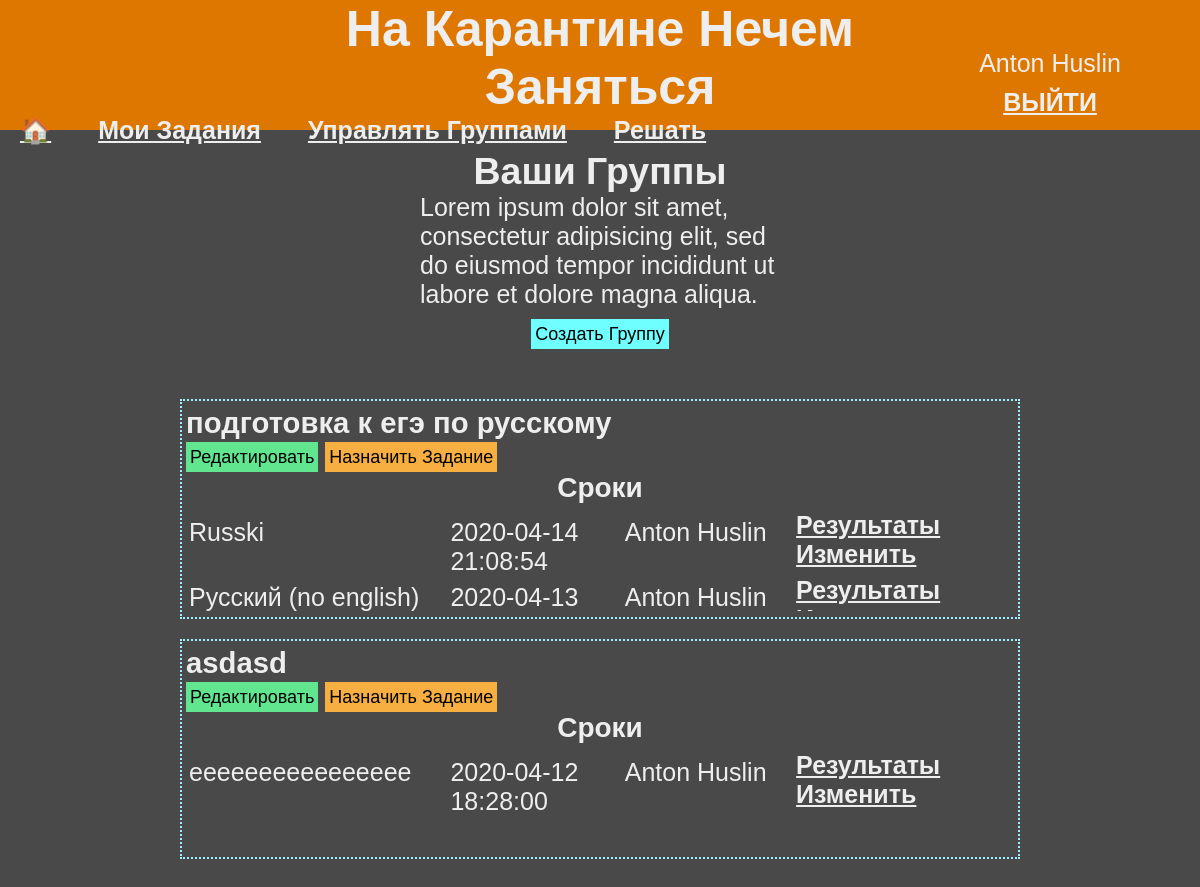
The app's page /usergroups (signed in), older data.
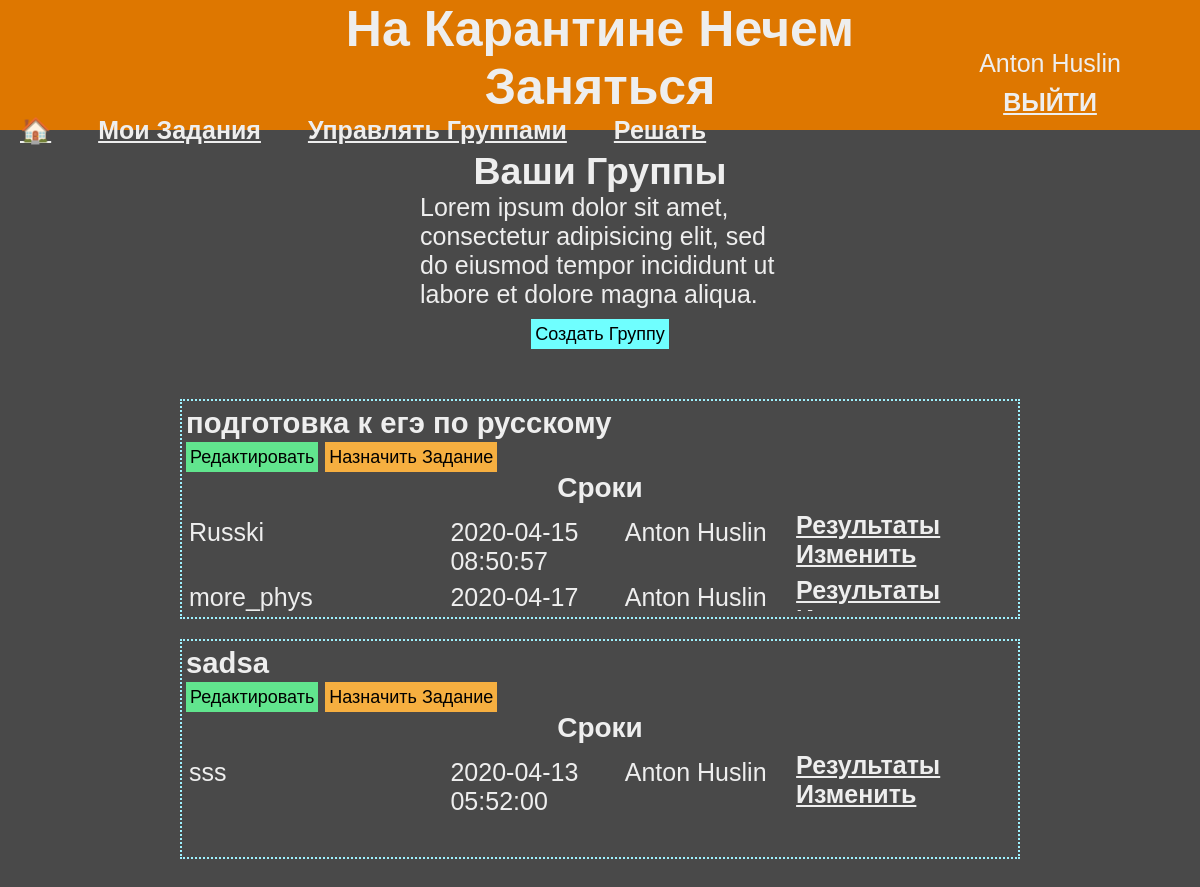
The same page, newer data.
### data/user.py (models this page shows, shortened)
class User(UserMixin, SerializerMixin, SqlAlchemyBase):
    __tablename__ = "users"
    id = sa.Column(sa.Integer,
                   primary_key=True,
                   autoincrement=True)
    name = sa.Column(sa.String)
    surname = sa.Column(sa.String)
    email = sa.Column(sa.String,
                      index=True,
                      unique=True)
    about = sa.Column(sa.String, nullable=True)
    hashed_password = sa.Column(sa.String)
    tasks = sa.orm.relationship("Task",
                                backref="user",
                                lazy="subquery")
    solutions = sa.orm.relationship("Solution",
                                    backref="user",
                                    lazy="subquery")
    deadlines = sa.orm.relationship("Deadline",
                                    backref="user",
                                    lazy="subquery")
    @property
    def full_name(self):
        return " ".join([self.name, self.surname])

### data/group.py (models this page shows)
class Group(SqlAlchemyBase, SerializerMixin):
    __tablename__ = "groups"
    id = sa.Column(sa.Integer,
                   primary_key=True,
                   autoincrement=True)
    name = sa.Column(sa.String, default="Группа Без Названия")
    deadlines = sa.orm.relationship("Deadline",
                                    backref="group",
                                    lazy="subquery")
    teachers = sa.orm.relationship("User",
                                   secondary="teachers_to_groups",
                                   backref="teacher_groups",
                                   lazy="subquery")
    students = sa.orm.relationship("User",
                                   secondary="students_to_groups",
                                   backref="student_groups",
                                   lazy="subquery")
    def get_related_attrs(self):
        return ("deadlines", "teachers", "students")
    def get_non_related_attrs(self):
        return ("id", "name")

### data/deadline.py (models this page shows)
class Deadline(SqlAlchemyBase, SerializerMixin):
    __tablename__ = "deadlines"
    id = sa.Column(sa.Integer,
                   primary_key=True,
                   autoincrement=True)
    name = sa.Column(sa.String)
    time = sa.Column(sa.DateTime)
    user_id = sa.Column(sa.Integer, sa.ForeignKey("users.id"))
    group_id = sa.Column(sa.Integer, sa.ForeignKey("groups.id"))
    task_id = sa.Column(sa.Integer, sa.ForeignKey("tasks.id"))
    solutions = sa.orm.relationship("Solution",
                                    backref="deadline",
                                    lazy="subquery")
    def get_non_related_attrs(self):
        return ("id", "name", "time", "group_id", "user_id", "task_id")
    def get_related_attrs(self):
        return ("tasks", )

### main.py (the view)
@app.route("/usergroups", methods=["GET"])
def user_groups():
    groups = manage_sql.get_related_objects(current_user, "teacher_groups")
    sql = db.create_session()
    for g in groups:
        dl_ids = g['deadlines'].copy()
        g["deadlines"] = []
        for did in dl_ids:
            manage_sql.get_one_instance(db.Deadline, did)
            dl = sql.query(db.Deadline).get(did)
            dl_data = dl.to_dict(only=("id", "name", "time", "user_id"))
            dl_data["user"] = dl.user.full_name
            g["deadlines"].append(dl_data)
    return render_template("usergroups.html", groups=groups)

### api/manage_sql.py (called while the page is built)
def get_related_ids(obj, attr):
    if hasattr(obj, attr):
        return [item.id for item in getattr(obj, attr)]

def get_related_objects(obj, attr):
    if hasattr(obj, attr):
        return list(map(get_object_data, getattr(obj, attr)))

def get_one_instance(cls, id):
    sql = db.create_session()
    object = sql.query(cls).get(id)
    data = get_object_data(object)
    sql.close()
    return data

def get_object_data(obj):
    non_related_fields = obj.to_dict(only=obj.get_non_related_attrs())
    if obj.get_related_attrs():
        related_fields = {rel: get_related_ids(obj, rel)
                          for rel in obj.get_related_attrs()}
    else:
        related_fields = dict()
    data = {**non_related_fields, **related_fields}  # их сумма
    return data

### data/db_session.py (called while the page is built)
def create_session() -> Session:
    global __factory
    return __factory()

### main.py (called while the page is built)
@login_manager.user_loader
def load_user(user_id):
    sql = db.create_session()
    return sql.query(db.User).get(user_id)

### templates/usergroups.html (shortened to what this page needs)
{% extends "j2/base.j2" %}
{% block head %}
<link rel="stylesheet" type="text/css" href="/static/css/taskNgroup.css">
<link rel="stylesheet" type="text/css" href="/static/css/usergroups.css">
{% endblock %}
{% block body_content %}
	<div class="container">
		<div class="beginPage">
			<h2>Ваши Группы</h2>
			<p class="help">Lorem ipsum dolor sit amet, consectetur adipisicing elit, sed do eiusmod
			tempor incididunt ut labore et dolore magna aliqua.</p>
			<button class="itemBtn" onclick="location.href='/newgroup'">Создать Группу</button>
		</div>
	</div>
	<div class="container">
		{% if groups is not none %}
			{% for g in groups %}
				<div class="item">
					<h3>{{ g["name"] }}</h3>
					<div>
						<button class="itemBtn" style="background-color: #61e58e" onclick="location.href='/group/{{ g['id'] }}'">Редактировать</button>
						<button class="itemBtn" style="background-color: #f6af40" onclick="location.href='/newDeadline/{{ g['id'] }}'">Назначить Задание</button>
					</div>
					<div class="container">
						<label class="itemTitle">Сроки</label>
						<div class="scrollBox">
							{% for dl in g["deadlines"] %}
								<div class="existField">
									<label class="current">{{ dl['name'] }}</label>
									<label class="current">{{ dl['time'] }}</label>
									<label class="current">{{ dl['user'] }}</label>
									{% if dl['user_id'] == current_user.id %}
										<div class="checkcont">
											<a href="/deadlineSolutions/{{ dl['id'] }}">Результаты</a>
											<a href="/deadline/{{ dl['id'] }}">Изменить</a>
										</div>
									{% endif %}
								</div>
							{% endfor %}
						</div>
					</div>
				</div>
			{% endfor %}
		{% else %}
			<h5 class="listEmpty">Групп нет</h5>
		{% endif %}
	</div>
{% endblock %}

### templates/j2/base.j2 (shortened to what this page needs)
<!DOCTYPE html>
<html lang="en" dir="ltr">
<head>
    <link rel="stylesheet" type="text/css" href="/static/css/master.css">
    {% block head %}{% endblock %}
</head>
<body>
    <header id="base_header">
        <h1 id="headline">На Карантине Нечем Заняться</h1>
        {% if current_user.is_authenticated %}
            <nav id="session">
                    <p id="username">{{ current_user.full_name }}</p>
                    <a id="logout" href="/logout">ВЫЙТИ</a>
            </nav>
            <nav id="links">
                <a href="/">🏠</a>
                <a href="/usertasks">Мои Задания</a>
                <a href="/usergroups">Управлять Группами</a>
                <a href="/solve">Решать</a>
            </nav>
        {% endif %}
    </header>
    {% block body_content %}{% endblock %}
</body>
</html>

### static/css/master.css (style rules this page uses)
* { margin: 0; padding: 0; box-sizing: border-box; }
body { background-color: #494949; font-family: sans-serif; color: #eeeeee; font-size: 25px; margin-bottom: 40vh }
a { color: inherit; font-weight: bold; }
.container { display: flex; flex-direction: column; align-items: center; width: 100%; }
#base_header { height: 130px; margin-bottom: 20px; background-color: #de7700; display: grid; grid-template-columns: 1fr 2fr 1fr; grid-template-rows: 2fr 1fr; grid-template-areas: ". headline session" "links links session"; }
#headline { grid-area: headline; text-align: center; }
#session { grid-area: session; display: flex; flex-direction: column; align-items: center; justify-content: center; }
#username { padding-bottom: 10px; }
#links { grid-area: links; padding-bottom: 20px; }
#links a { margin: 0 20px; }
.scrollBox { overflow: auto; height: 100px; width: 100%; margin-top: 7px; }

### static/css/taskNgroup.css (style rules this page uses)
.item { display: flex; flex-direction: column; align-items: flex-start; width: 65%; margin-bottom: 20px; border: 2px dotted #9ef2ff; padding: 6px 4px; }
.itemBtn { border: 0; height: 30px; padding: 5px 4px; font-style: bold; font-size: 18px; }
.beginPage { width: 30%; margin-bottom: 50px; display: flex; flex-direction: column; align-items: center; }
.beginPage button { background-color: #6fffff; margin-top: 10px; }
.itemTitle { font-weight: bold; font-size: 28px; }
.current { margin-top: 7px; }
.existField { width: 100%; display: grid; grid-template-columns: 1fr 1fr 3fr 1fr; }
.existField label { margin-left: 3px; }
.checkcont { display: inline-block; margin: 0 auto; }

### static/css/usergroups.css (style rules this page uses)
.existField { grid-template-columns: 6fr 4fr 4fr 5fr }
.item { width: 70%; }

Row changes from the older to the newer data that the page shows:
removed Deadline: name "Русский (no english)", time "2020-04-13…", user "Anton Huslin", shown under Group "подготовка к егэ по русскому"
removed Deadline: name "eeeeeeeeeeeeeeee", time "2020-04-12 18:28:00", user "Anton Huslin", shown under Group "asdasd"
changed Group "подготовка к егэ по русскому": gains Deadline (name "more_phys", time "2020-04-17…", user "Anton Huslin")
changed Deadline "Russki": time "2020-04-14 21:08:54" → "2020-04-15 08:50:57"
changed Group: gains Deadline (name "sss", time "2020-04-13 05:52:00", user "Anton Huslin"); name "asdasd" → "sadsa"
